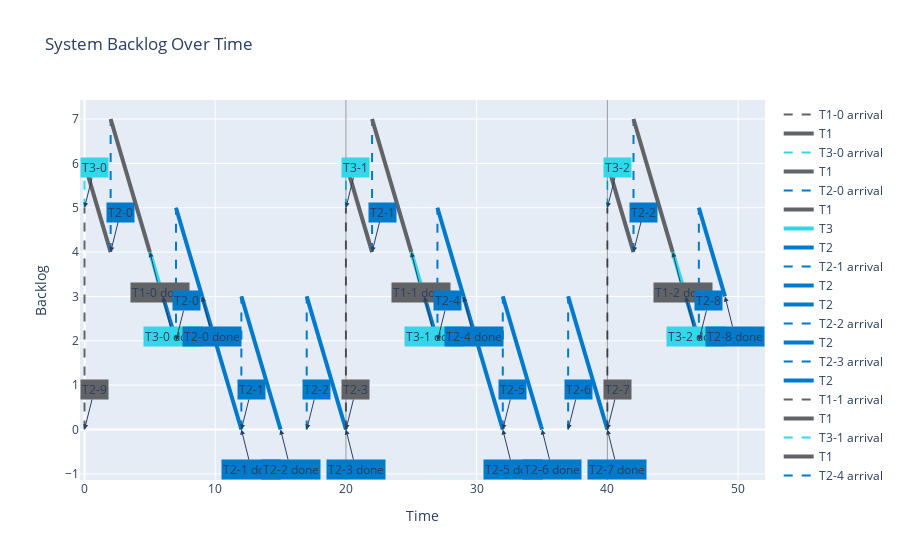

The notebook cell saved with this chart:
### Code cell
interval = 50

P = Uniprocessor(policy="FIFO", taskload=taskload)
WL = P.get_workload_until(interval)
T = get_periodic_tasks_hyperperiod(taskload)
PM = PlotManager(WL)
myfig = PM.plot_backlog()
for i in range(interval // T):
  myfig.add_vline(
      x=T*(i+1),
      line=dict(color="black", width=1),
      opacity=0.4
  )
myfig.show()

### Figure 1 — Plotly figure (JSON) as saved in the notebook; plotly's stock layout.template omitted (floating-point values rounded to 4 significant figures)
{"data": [{"line": {"color": "#616367", "dash": "dash", "width": 2}, "mode": "lines", "name": "T1-0 arrival", "type": "scatter", "x": [0, 0], "y": [0, 5]}, {"line": {"color": "#616367", "width": 4}, "mode": "lines", "name": "T1", "type": "scatter", "x": [0, 0], "y": [5, 5]}, {"line": {"color": "#33D7E9", "dash": "dash", "width": 2}, "mode": "lines", "name": "T3-0 arrival", "type": "scatter", "x": [0, 0], "y": [5, 6]}, {"line": {"color": "#616367", "width": 4}, "mode": "lines", "name": "T1", "type": "scatter", "x": [0, 2], "y": [6, 4]}, {"line": {"color": "#017ACC", "dash": "dash", "width": 2}, "mode": "lines", "name": "T2-0 arrival", "type": "scatter", "x": [2, 2], "y": [4, 7]}, {"line": {"color": "#616367", "width": 4}, "mode": "lines", "name": "T1", "type": "scatter", "x": [2, 5], "y": [7, 4]}, {"line": {"color": "#33D7E9", "width": 4}, "mode": "lines", "name": "T3", "type": "scatter", "x": [5, 6], "y": [4, 3]}, {"line": {"color": "#017ACC", "width": 4}, "mode": "lines", "name": "T2", "type": "scatter", "x": [6, 7], "y": [3, 2]}, {"line": {"color": "#017ACC", "dash": "dash", "width": 2}, "mode": "lines", "name": "T2-1 arrival", "type": "scatter", "x": [7, 7], "y": [2, 5]}, {"line": {"color": "#017ACC", "width": 4}, "mode": "lines", "name": "T2", "type": "scatter", "x": [7, 9], "y": [5, 3]}, {"line": {"color": "#017ACC", "width": 4}, "mode": "lines", "name": "T2", "type": "scatter", "x": [9, 12], "y": [3, 0]}, {"line": {"color": "#017ACC", "dash": "dash", "width": 2}, "mode": "lines", "name": "T2-2 arrival", "type": "scatter", "x": [12, 12], "y": [0, 3]}, {"line": {"color": "#017ACC", "width": 4}, "mode": "lines", "name": "T2", "type": "scatter", "x": [12, 15], "y": [3, 0]}, {"line": {"color": "#017ACC", "dash": "dash", "width": 2}, "mode": "lines", "name": "T2-3 arrival", "type": "scatter", "x": [17, 17], "y": [0, 3]}, {"line": {"color": "#017ACC", "width": 4}, "mode": "lines", "name": "T2", "type": "scatter", "x": [17, 20], "y": [3, 0]}, {"line": {"color": "#616367", "dash": "dash", "width": 2}, "mode": "lines", "name": "T1-1 arrival", "type": "scatter", "x": [20, 20], "y": [0, 5]}, {"line": {"color": "#616367", "width": 4}, "mode": "lines", "name": "T1", "type": "scatter", "x": [20, 20], "y": [5, 5]}, {"line": {"color": "#33D7E9", "dash": "dash", "width": 2}, "mode": "lines", "name": "T3-1 arrival", "type": "scatter", "x": [20, 20], "y": [5, 6]}, {"line": {"color": "#616367", "width": 4}, "mode": "lines", "name": "T1", "type": "scatter", "x": [20, 22], "y": [6, 4]}, {"line": {"color": "#017ACC", "dash": "dash", "width": 2}, "mode": "lines", "name": "T2-4 arrival", "type": "scatter", "x": [22, 22], "y": [4, 7]}, {"line": {"color": "#616367", "width": 4}, "mode": "lines", "name": "T1", "type": "scatter", "x": [22, 25], "y": [7, 4]}, {"line": {"color": "#33D7E9", "width": 4}, "mode": "lines", "name": "T3", "type": "scatter", "x": [25, 26], "y": [4, 3]}, {"line": {"color": "#017ACC", "width": 4}, "mode": "lines", "name": "T2", "type": "scatter", "x": [26, 27], "y": [3, 2]}, {"line": {"color": "#017ACC", "dash": "dash", "width": 2}, "mode": "lines", "name": "T2-5 arrival", "type": "scatter", "x": [27, 27], "y": [2, 5]}, {"line": {"color": "#017ACC", "width": 4}, "mode": "lines", "name": "T2", "type": "scatter", "x": [27, 29], "y": [5, 3]}, {"line": {"color": "#017ACC", "width": 4}, "mode": "lines", "name": "T2", "type": "scatter", "x": [29, 32], "y": [3, 0]}, {"line": {"color": "#017ACC", "dash": "dash", "width": 2}, "mode": "lines", "name": "T2-6 arrival", "type": "scatter", "x": [32, 32], "y": [0, 3]}, {"line": {"color": "#017ACC", "width": 4}, "mode": "lines", "name": "T2", "type": "scatter", "x": [32, 35], "y": [3, 0]}, {"line": {"color": "#017ACC", "dash": "dash", "width": 2}, "mode": "lines", "name": "T2-7 arrival", "type": "scatter", "x": [37, 37], "y": [0, 3]}, {"line": {"color": "#017ACC", "width": 4}, "mode": "lines", "name": "T2", "type": "scatter", "x": [37, 40], "y": [3, 0]}, {"line": {"color": "#616367", "dash": "dash", "width": 2}, "mode": "lines", "name": "T1-2 arrival", "type": "scatter", "x": [40, 40], "y": [0, 5]}, {"line": {"color": "#616367", "width": 4}, "mode": "lines", "name": "T1", "type": "scatter", "x": [40, 40], "y": [5, 5]}, {"line": {"color": "#33D7E9", "dash": "dash", "width": 2}, "mode": "lines", "name": "T3-2 arrival", "type": "scatter", "x": [40, 40], "y": [5, 6]}, {"line": {"color": "#616367", "width": 4}, "mode": "lines", "name": "T1", "type": "scatter", "x": [40, 42], "y": [6, 4]}, {"line": {"color": "#017ACC", "dash": "dash", "width": 2}, "mode": "lines", "name": "T2-8 arrival", "type": "scatter", "x": [42, 42], "y": [4, 7]}, {"line": {"color": "#616367", "width": 4}, "mode": "lines", "name": "T1", "type": "scatter", "x": [42, 45], "y": [7, 4]}, {"line": {"color": "#33D7E9", "width": 4}, "mode": "lines", "name": "T3", "type": "scatter", "x": [45, 46], "y": [4, 3]}, {"line": {"color": "#017ACC", "width": 4}, "mode": "lines", "name": "T2", "type": "scatter", "x": [46, 47], "y": [3, 2]}, {"line": {"color": "#017ACC", "dash": "dash", "width": 2}, "mode": "lines", "name": "T2-9 arrival", "type": "scatter", "x": [47, 47], "y": [2, 5]}, {"line": {"color": "#017ACC", "width": 4}, "mode": "lines", "name": "T2", "type": "scatter", "x": [47, 49], "y": [5, 3]}], "layout": {"annotations": [{"arrowhead": 2, "ax": 10, "ay": -40, "bgcolor": "#616367", "showarrow": true, "text": "T2-9", "x": 0, "y": 0}, {"arrowhead": 2, "ax": 10, "ay": -40, "bgcolor": "#33D7E9", "showarrow": true, "text": "T3-0", "x": 0, "y": 5}, {"arrowhead": 2, "ax": 10, "ay": -40, "bgcolor": "#017ACC", "showarrow": true, "text": "T2-0", "x": 2, "y": 4}, {"arrowhead": 2, "ax": 10, "ay": 40, "bgcolor": "#616367", "showarrow": true, "text": "T1-0 done", "x": 5, "y": 4}, {"arrowhead": 2, "ax": 10, "ay": 40, "bgcolor": "#33D7E9", "showarrow": true, "text": "T3-0 done", "x": 6, "y": 3}, {"arrowhead": 2, "ax": 10, "ay": -40, "bgcolor": "#017ACC", "showarrow": true, "text": "T2-0", "x": 7, "y": 2}, {"arrowhead": 2, "ax": 10, "ay": 40, "bgcolor": "#017ACC", "showarrow": true, "text": "T2-0 done", "x": 9, "y": 3}, {"arrowhead": 2, "ax": 10, "ay": 40, "bgcolor": "#017ACC", "showarrow": true, "text": "T2-1 done", "x": 12, "y": 0}, {"arrowhead": 2, "ax": 10, "ay": -40, "bgcolor": "#017ACC", "showarrow": true, "text": "T2-1", "x": 12, "y": 0}, {"arrowhead": 2, "ax": 10, "ay": 40, "bgcolor": "#017ACC", "showarrow": true, "text": "T2-2 done", "x": 15, "y": 0}, {"arrowhead": 2, "ax": 10, "ay": -40, "bgcolor": "#017ACC", "showarrow": true, "text": "T2-2", "x": 17, "y": 0}, {"arrowhead": 2, "ax": 10, "ay": 40, "bgcolor": "#017ACC", "showarrow": true, "text": "T2-3 done", "x": 20, "y": 0}, {"arrowhead": 2, "ax": 10, "ay": -40, "bgcolor": "#616367", "showarrow": true, "text": "T2-3", "x": 20, "y": 0}, {"arrowhead": 2, "ax": 10, "ay": -40, "bgcolor": "#33D7E9", "showarrow": true, "text": "T3-1", "x": 20, "y": 5}, {"arrowhead": 2, "ax": 10, "ay": -40, "bgcolor": "#017ACC", "showarrow": true, "text": "T2-1", "x": 22, "y": 4}, {"arrowhead": 2, "ax": 10, "ay": 40, "bgcolor": "#616367", "showarrow": true, "text": "T1-1 done", "x": 25, "y": 4}, {"arrowhead": 2, "ax": 10, "ay": 40, "bgcolor": "#33D7E9", "showarrow": true, "text": "T3-1 done", "x": 26, "y": 3}, {"arrowhead": 2, "ax": 10, "ay": -40, "bgcolor": "#017ACC", "showarrow": true, "text": "T2-4", "x": 27, "y": 2}, {"arrowhead": 2, "ax": 10, "ay": 40, "bgcolor": "#017ACC", "showarrow": true, "text": "T2-4 done", "x": 29, "y": 3}, {"arrowhead": 2, "ax": 10, "ay": 40, "bgcolor": "#017ACC", "showarrow": true, "text": "T2-5 done", "x": 32, "y": 0}, {"arrowhead": 2, "ax": 10, "ay": -40, "bgcolor": "#017ACC", "showarrow": true, "text": "T2-5", "x": 32, "y": 0}, {"arrowhead": 2, "ax": 10, "ay": 40, "bgcolor": "#017ACC", "showarrow": true, "text": "T2-6 done", "x": 35, "y": 0}, {"arrowhead": 2, "ax": 10, "ay": -40, "bgcolor": "#017ACC", "showarrow": true, "text": "T2-6", "x": 37, "y": 0}, {"arrowhead": 2, "ax": 10, "ay": 40, "bgcolor": "#017ACC", "showarrow": true, "text": "T2-7 done", "x": 40, "y": 0}, {"arrowhead": 2, "ax": 10, "ay": -40, "bgcolor": "#616367", "showarrow": true, "text": "T2-7", "x": 40, "y": 0}, {"arrowhead": 2, "ax": 10, "ay": -40, "bgcolor": "#33D7E9", "showarrow": true, "text": "T3-2", "x": 40, "y": 5}, {"arrowhead": 2, "ax": 10, "ay": -40, "bgcolor": "#017ACC", "showarrow": true, "text": "T2-2", "x": 42, "y": 4}, {"arrowhead": 2, "ax": 10, "ay": 40, "bgcolor": "#616367", "showarrow": true, "text": "T1-2 done", "x": 45, "y": 4}, {"arrowhead": 2, "ax": 10, "ay": 40, "bgcolor": "#33D7E9", "showarrow": true, "text": "T3-2 done", "x": 46, "y": 3}, {"arrowhead": 2, "ax": 10, "ay": -40, "bgcolor": "#017ACC", "showarrow": true, "text": "T2-8", "x": 47, "y": 2}, {"arrowhead": 2, "ax": 10, "ay": 40, "bgcolor": "#017ACC", "showarrow": true, "text": "T2-8 done", "x": 49, "y": 3}], "shapes": [{"line": {"color": "black", "width": 1}, "opacity": 0.4, "type": "line", "x0": 20, "x1": 20, "xref": "x", "y0": 0, "y1": 1, "yref": "y domain"}, {"line": {"color": "black", "width": 1}, "opacity": 0.4, "type": "line", "x0": 40, "x1": 40, "xref": "x", "y0": 0, "y1": 1, "yref": "y domain"}], "showlegend": true, "title": {"text": "System Backlog Over Time"}, "xaxis": {"title": {"text": "Time"}}, "yaxis": {"title": {"text": "Backlog"}}}}
